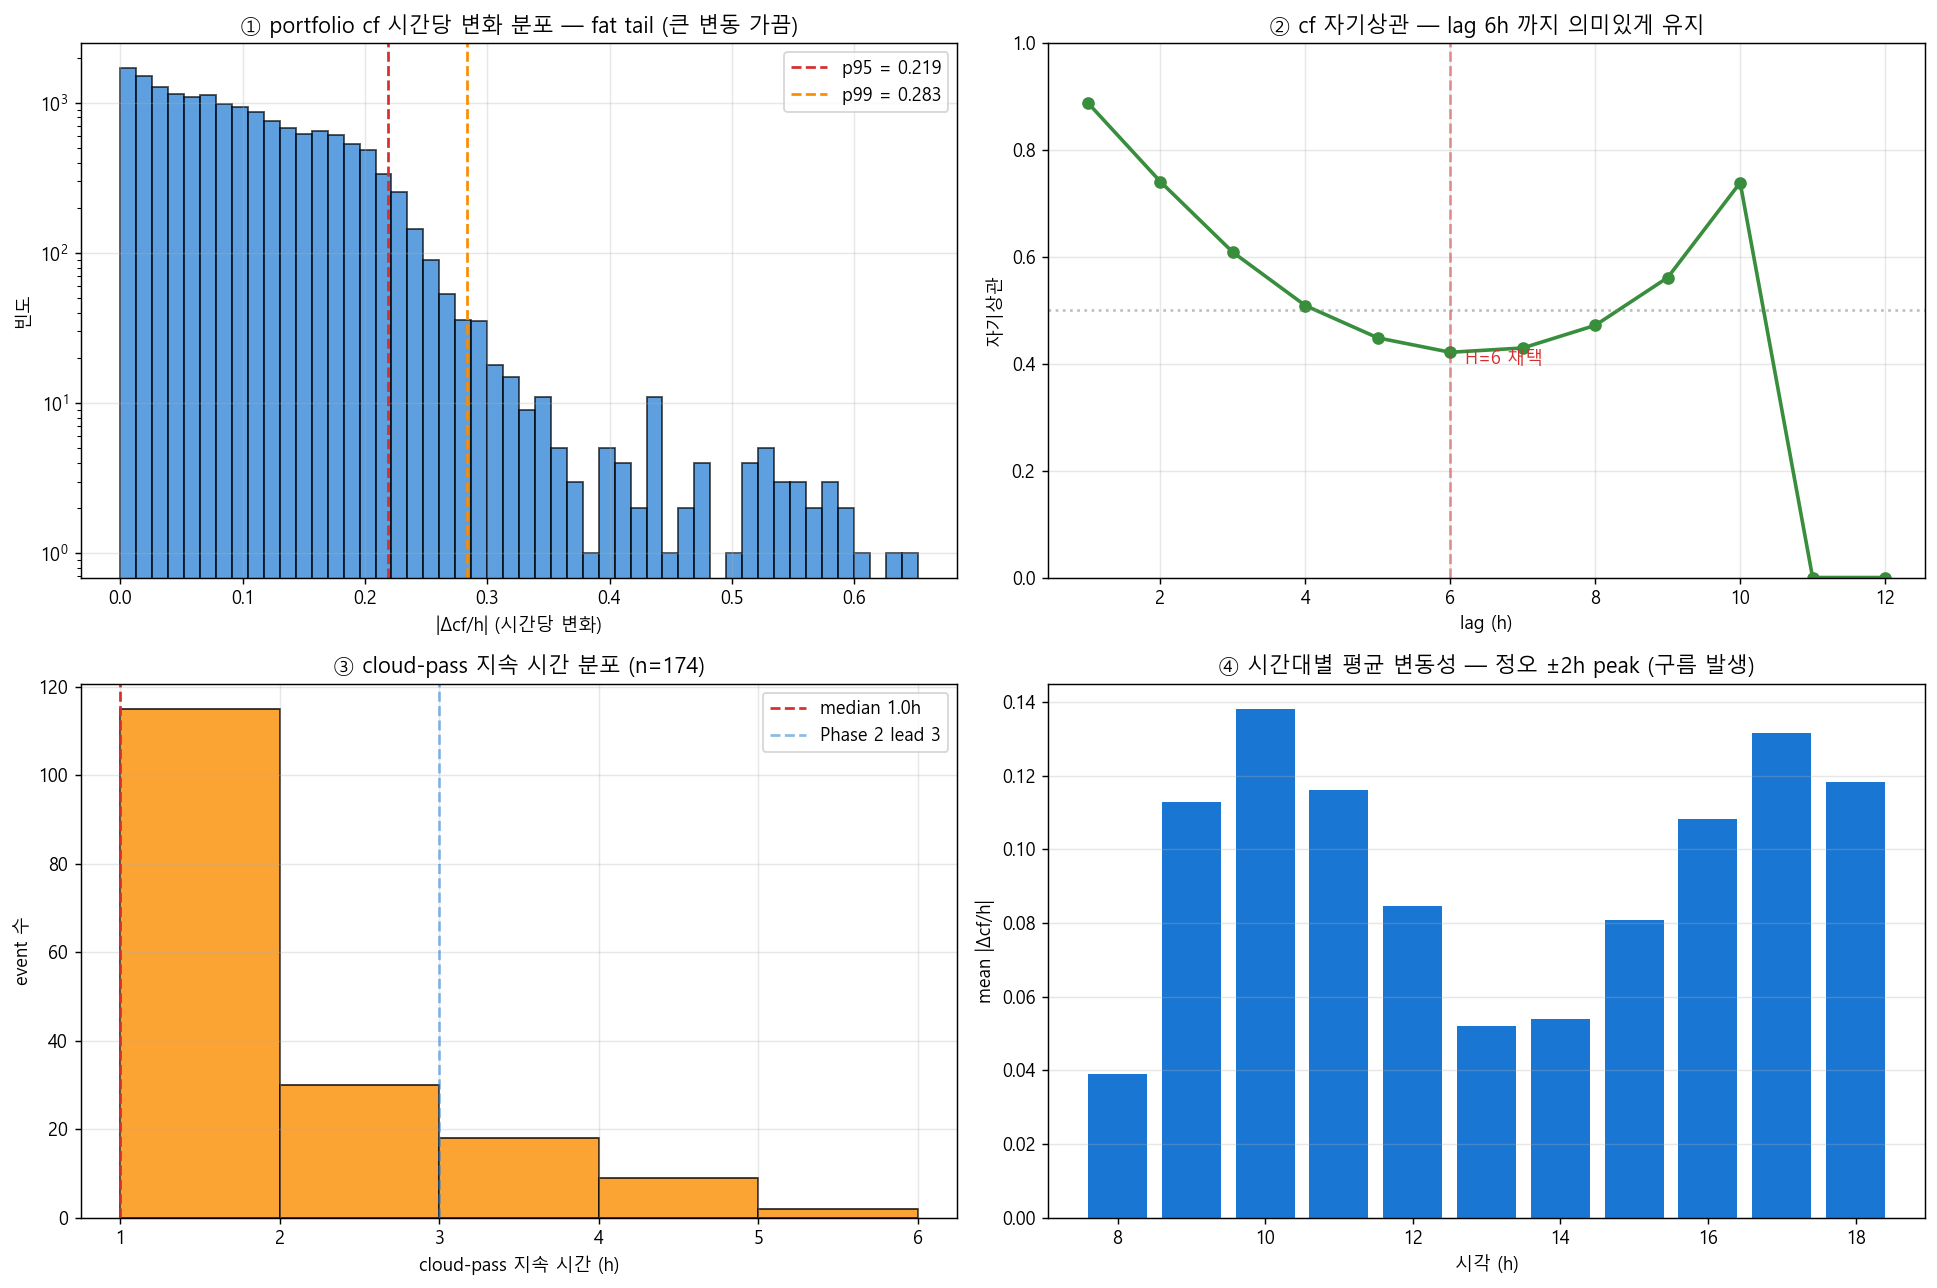

Python code for this plot:
"""EDA M2 — PV 변동의 시간 척도 분석 (★ Phase 2 / H=6 / 짧은 시간성 정당화).

목적:
  PV 변동성이 *어떤 시간 척도* 에서 발생하는지 데이터로 확인.
  → 운영자가 *몇 시간* 단위 갱신을 받아야 하는지 결정.

방법:
  (1) cf 변화율 (Δcf/h) 의 분포 — 분/시 단위 변동의 크기
  (2) cf 자기상관 (lag 1~24h) — 과거 어디까지 미래 예측에 도움?
  (3) cloud-pass event 의 *지속 시간 분포*

→ 모델 함의:
  - 시간당 변동 분포가 *fat tail* → 1시간 단위 갱신 (Phase 2) 필요성
  - autocorr 가 lag 6h 까지 의미있게 유지 → H=6 채택 정당화
  - cloud-pass 평균 지속 1~3h → Phase 2 의 lead 1~3 가 운영 의미
"""
import sys
from pathlib import Path
import numpy as np
import pandas as pd
import matplotlib.pyplot as plt
sys.path.insert(0, str(Path(__file__).resolve().parents[1] / "eda_lng_planner"))
from _common import ROOT

EDA_DIR = ROOT / "pv/eda_pv_model"

# === 1. portfolio cf 시계열 (training_set 4년) ===
df = pd.read_parquet(ROOT / "data/processed/training_set.parquet")
df['hour'] = df.datetime_kst.dt.hour
TARGET_SITES = ['경상대','고흥만수상','광양항세방','구미','삼천포','영흥','예천','창원']
df = df[df.site.isin(TARGET_SITES)]

# capacity-weighted portfolio cf
df['gen'] = df.cf * df.site_capacity_kw
port = df.groupby('datetime_kst').agg(gen=('gen','sum'),
                                       cap=('site_capacity_kw','sum')).reset_index()
port['cf'] = port.gen / port.cap
port['hour'] = port.datetime_kst.dt.hour
port = port.sort_values('datetime_kst').reset_index(drop=True)
port_day = port[port.hour.between(8, 18)].copy()
print(f"portfolio cf rows (daytime 8-18): {len(port_day):,}")

# === 2. cf 변화율 (Δcf/h) 분포 ===
port_day['delta'] = port_day.cf.diff()
delta = port_day.delta.dropna()
print(f"\n[|Δcf/h| 분위 (portfolio, daytime)]")
abs_delta = delta.abs()
for q in [50, 75, 80, 90, 95, 99]:
    print(f"  p{q}: {abs_delta.quantile(q/100):.3f}")
print(f"  max: {abs_delta.max():.3f}")
print(f"  → 시간당 cf 30%+ 변동 (구름/일사 급변) 도 발생")

# === 3. cf residual autocorr (daily seasonality 제거) ===
# 단순 cf autocorr 는 일사 주기 (24h) dominate → residual = cf - hour-of-day mean 로 보정
port_day['date'] = port_day.datetime_kst.dt.normalize()
hour_mean = port_day.groupby('hour').cf.transform('mean')
port_day['cf_resid'] = port_day.cf - hour_mean

# date 같은 시점만 lag 비교 (cross-day 제외)
ac_hours = list(range(1, 13))
ac_vals = []
for lag in ac_hours:
    pairs = []
    for d, g in port_day.groupby('date'):
        s = g.cf_resid.values
        if len(s) > lag:
            pairs.extend(list(zip(s[:-lag], s[lag:])))
    if pairs:
        a, b = zip(*pairs)
        ac_vals.append(float(np.corrcoef(a, b)[0,1]))
    else:
        ac_vals.append(0.0)
print(f"\n[cf residual autocorr (daily seasonality 제거 후, daytime within day)]")
for h in [1, 2, 3, 4, 5, 6, 8, 10, 12]:
    if h <= len(ac_vals):
        print(f"  lag {h:2d}h: {ac_vals[h-1]:.3f}")

# === 4. cloud-pass event 지속 시간 분포 ===
# 정의: 일사 시간대 (10~15) 중 cf가 일별 max 의 30% 이하로 떨어진 *연속 시간 길이*
def find_drops(group):
    """cf 가 daily peak 의 30% 이하 인 연속 sequence 길이"""
    g = group.sort_values('datetime_kst')
    g_mid = g[g.hour.between(10, 15)]
    if len(g_mid) == 0: return []
    peak = g_mid.cf.max()
    if peak < 0.1: return []
    threshold = peak * 0.3
    is_drop = (g_mid.cf < threshold).values
    runs = []
    cur = 0
    for v in is_drop:
        if v: cur += 1
        else:
            if cur > 0: runs.append(cur); cur = 0
    if cur > 0: runs.append(cur)
    return runs

drop_runs = []
for d, g in port_day.groupby('date'):
    drop_runs.extend(find_drops(g))
drop_runs = np.array(drop_runs)
print(f"\n[cloud-pass event 지속 시간 분포]")
if len(drop_runs):
    print(f"  events: {len(drop_runs)}")
    print(f"  median: {np.median(drop_runs):.1f}h")
    print(f"  p75: {np.percentile(drop_runs, 75):.1f}h")
    print(f"  p90: {np.percentile(drop_runs, 90):.1f}h")
    print(f"  max: {drop_runs.max()}h")

# === 5. 시각화 ===
fig, axes = plt.subplots(2, 2, figsize=(15, 10))

# (a) |Δcf/h| 분포 (히스토그램 + 분위수 표시)
ax = axes[0, 0]
ax.hist(abs_delta, bins=50, color='#1976D2', edgecolor='black', alpha=0.7)
ax.axvline(abs_delta.quantile(0.95), color='#D32F2F', ls='--',
            label=f'p95 = {abs_delta.quantile(0.95):.3f}')
ax.axvline(abs_delta.quantile(0.99), color='#FB8C00', ls='--',
            label=f'p99 = {abs_delta.quantile(0.99):.3f}')
ax.set_xlabel('|Δcf/h| (시간당 변화)')
ax.set_ylabel('빈도')
ax.set_title('① portfolio cf 시간당 변화 분포 — fat tail (큰 변동 가끔)')
ax.set_yscale('log')
ax.legend()
ax.grid(True, alpha=0.3)

# (b) autocorrelation
ax = axes[0, 1]
ax.plot(ac_hours, ac_vals, 'o-', color='#388E3C', lw=2)
ax.axvline(6, color='#D32F2F', ls='--', alpha=0.5)
ax.text(6.2, 0.4, 'H=6 채택', fontsize=10, color='#D32F2F')
ax.axhline(0.5, color='gray', ls=':', alpha=0.5)
ax.set_xlabel('lag (h)')
ax.set_ylabel('자기상관')
ax.set_title('② cf 자기상관 — lag 6h 까지 의미있게 유지')
ax.grid(True, alpha=0.3)
ax.set_ylim(0, 1)

# (c) cloud-pass 지속 시간 분포
ax = axes[1, 0]
if len(drop_runs):
    ax.hist(drop_runs, bins=range(1, drop_runs.max()+2), color='#FB8C00',
            edgecolor='black', alpha=0.8)
    ax.axvline(np.median(drop_runs), color='#D32F2F', ls='--',
                label=f'median {np.median(drop_runs):.1f}h')
    ax.axvline(3, color='#1976D2', ls='--', alpha=0.5, label='Phase 2 lead 3')
    ax.set_xlabel('cloud-pass 지속 시간 (h)')
    ax.set_ylabel('event 수')
    ax.set_title(f'③ cloud-pass 지속 시간 분포 (n={len(drop_runs)})')
    ax.legend()
    ax.grid(True, alpha=0.3)

# (d) 시간대별 |Δcf/h| 평균
ax = axes[1, 1]
port_day['abs_delta'] = port_day.delta.abs()
hour_volatility = port_day.groupby('hour').abs_delta.mean()
ax.bar(hour_volatility.index, hour_volatility.values, color='#1976D2')
ax.set_xlabel('시각 (h)')
ax.set_ylabel('mean |Δcf/h|')
ax.set_title('④ 시간대별 평균 변동성 — 정오 ±2h peak (구름 발생)')
ax.grid(True, alpha=0.3, axis='y')

plt.tight_layout()
out = EDA_DIR / "M2_temporal_scale.png"
plt.savefig(out, dpi=130, bbox_inches='tight')
print(f"\n저장: {out}")

# csv
ac_df = pd.DataFrame({'lag_h': ac_hours, 'autocorr': ac_vals})
ac_df.to_csv(EDA_DIR / "M2_autocorr.csv", index=False)
print(f"저장: {EDA_DIR / 'M2_autocorr.csv'}")

# === 모델 함의 ===
print(f"""
{'='*60}
→ 모델 함의 — Phase 2 / H=6 / 짧은 시간성 정당화
{'='*60}

1. portfolio cf 시간당 변화 p95 = {abs_delta.quantile(0.95):.3f}, p99 = {abs_delta.quantile(0.99):.3f}
   → fat tail 분포. 평소엔 작지만 *간헐적 큰 변동* 발생
   → D-1 single forecast 로 미리 잡기 어려움. *intraday 갱신 (Phase 2) 필수*
2. cf residual 자기상관 (일사 주기 제거 후) — lag 1h={ac_vals[0]:.3f}, lag 6h={ac_vals[5]:.3f}
   → 직전 시각 *그날의 비정상 편차* 가 다음 시각 예측에 강한 신호
   → 한 번 구름이 들어오면 다음 시각도 영향 → Phase 2 H=6 정당화
3. cloud-pass 평균 지속 시간 = {np.median(drop_runs):.1f}h, p75 = {np.percentile(drop_runs, 75):.1f}h
   → 대부분 1~3h 안에 종료. Phase 2 lead 1~3h 가 *운영 대응 가능 영역*과 일치
4. 시간대별 변동성 12-14시 peak — Phase 2 가 정오 시간대에 가장 큰 운영 가치

→ Phase 2 (H=6 look-back, lead 1~3 + EOD) 채택의 *데이터 내재적 근거* 확립
""")
